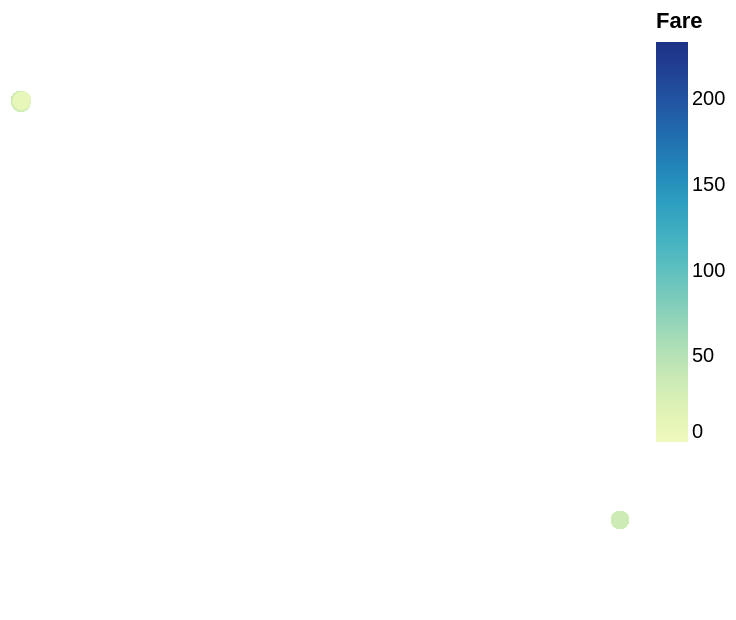

The notebook cell this image was saved under:
### Code cell
alt.Chart(gdf.sample(500)).mark_geoshape().encode(color='Fare')

### Figure 1 — Vega-Lite specification as saved in the notebook (floating-point values rounded to 4 significant figures; data arrays with more than 128 entries replaced by an {"elided": "..."} marker saying what was removed)
{"config": {"view": {"continuousWidth": 300, "continuousHeight": 300}}, "data": {"name": "data-bcee0d85caa1bc4501a8a77123aaaaa1"}, "mark": {"type": "geoshape"}, "encoding": {"color": {"field": "Fare", "type": "quantitative"}}, "$schema": "https://vega.github.io/schema/vega-lite/v5.20.1.json", "datasets": {"data-bcee0d85caa1bc4501a8a77123aaaaa1": {"elided": "500 records"}}}
